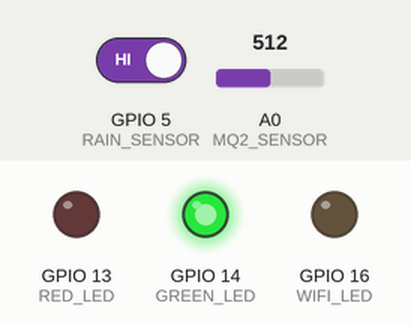
This sketch was run on a simulated ESP8266 (NodeMCU). Parts: output pins drawn as LEDs (lit = HIGH). The test bench sets the inputs (shaded band); at power-on: A0 (MQ2_SENSOR) = 512, GPIO 5 (RAIN_SENSOR) HIGH. WiFi joins after 1.5 s; servers stay silent unless stated.

Above: at 2.2 s.
2.3 s: A0 (MQ2_SENSOR) set to 530
At 4.6 s:
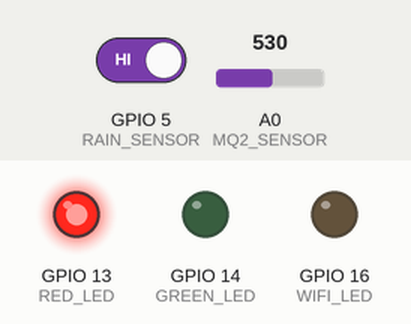
5.5 s: A0 (MQ2_SENSOR) set to 511
At 7.2 s:
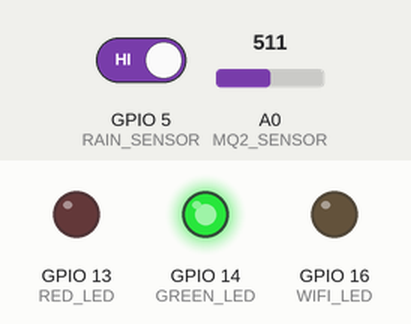
7.5 s: A0 (MQ2_SENSOR) set to 716
At 8.8 s:
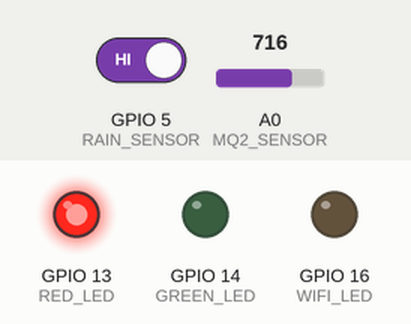
Timing chart, 0 to 10.5 s (numbered marks = the images above; inputs shaded):
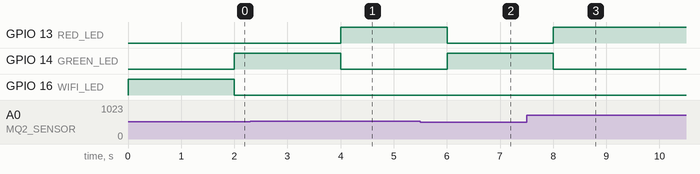

Measured:
- the behaviour switches between 517 and 518 on A0 (MQ2_SENSOR) (found by bisection; images 0 and 1)
- after the input at 2.3 s, GPIO 13 (RED_LED): LOW → HIGH after 1.7 s; GPIO 14 (GREEN_LED): HIGH → LOW after 1.7 s
- after the input at 5.5 s, GPIO 13 (RED_LED): HIGH → LOW after 0.50 s; GPIO 14 (GREEN_LED): LOW → HIGH after 0.50 s
- after the input at 7.5 s, GPIO 13 (RED_LED): LOW → HIGH after 0.50 s; GPIO 14 (GREEN_LED): HIGH → LOW after 0.50 s

The sketch:

Code_NodeMCU_Blynk_Gas_MQ2_Rain_Alert_01.ino
```cpp
#define BLYNK_TEMPLATE_ID "TMPL6oBpJFRbI"
#define BLYNK_TEMPLATE_NAME "IOT"
#define BLYNK_AUTH_TOKEN "dziC-KmqyKqODgMtqn-6Qr16fA0Uml_B"
// Your WiFi Credentials.
// Set password to "" for open networks.
char ssid[] = "Local Host";
char pass[] = "31098jcoc";

// define the GPIO connected with Sensors & LEDs
#define MQ2_SENSOR    A0 //A0
#define RAIN_SENSOR   5  //D1
#define GREEN_LED     14 //D5
#define RED_LED       13 //D7
#define WIFI_LED      16 //D0

//#define BLYNK_PRINT Serial
#include <ESP8266WiFi.h>
#include <BlynkSimpleEsp8266.h>

int MQ2_SENSOR_Value = 0;
int RAIN_SENSOR_Value = 0;
bool isconnected = false;
char auth[] = BLYNK_AUTH_TOKEN;

#define VPIN_BUTTON_1    V0
#define VPIN_BUTTON_2    V1

BlynkTimer timer;

void checkBlynkStatus() { // called every 2 seconds by SimpleTimer
  getSensorData();
  isconnected = Blynk.connected();
  if (isconnected == true) {
    digitalWrite(WIFI_LED, LOW);
    sendSensorData();
    //Serial.println("Blynk Connected");
  }
  else{
    digitalWrite(WIFI_LED, HIGH);
    Serial.println("Blynk Not Connected");
  }
}

void getSensorData()
{
  MQ2_SENSOR_Value = map(analogRead(MQ2_SENSOR), 0, 1024, 0, 100);
  RAIN_SENSOR_Value = digitalRead(RAIN_SENSOR);
  if (MQ2_SENSOR_Value > 50 ){
    digitalWrite(GREEN_LED, LOW);
    digitalWrite(RED_LED, HIGH);
  }
  else if (RAIN_SENSOR_Value == 0 ){
    digitalWrite(GREEN_LED, LOW);
    digitalWrite(RED_LED, HIGH);
  }
  else{
    digitalWrite(GREEN_LED, HIGH);
    digitalWrite(RED_LED, LOW);
  }
}

void sendSensorData()
{
  Blynk.virtualWrite(VPIN_BUTTON_1, MQ2_SENSOR_Value);
  if (MQ2_SENSOR_Value > 50 )
  {
    Blynk.logEvent("gas", "Gas Detected!");
  }
  else if (RAIN_SENSOR_Value == 0 )
  {
    Blynk.logEvent("rain", "Water Detected!");
    Blynk.virtualWrite(VPIN_BUTTON_2, "Water Detected!");
  }
  else if (RAIN_SENSOR_Value == 1 )
  {
    Blynk.virtualWrite(VPIN_BUTTON_2, "No Water Detected.");
  }
}

void setup()
{
  Serial.begin(9600);

  pinMode(MQ2_SENSOR, INPUT);
  pinMode(RAIN_SENSOR, INPUT);
  pinMode(GREEN_LED, OUTPUT);
  pinMode(RED_LED, OUTPUT);
  pinMode(WIFI_LED, OUTPUT);

  digitalWrite(GREEN_LED, LOW);
  digitalWrite(RED_LED, LOW);
  digitalWrite(WIFI_LED, HIGH);

  WiFi.begin(ssid, pass);
  timer.setInterval(2000L, checkBlynkStatus); // check if Blynk server is connected every 2 seconds
  Blynk.config(auth);
  delay(1000);
}

void loop()
{
  Blynk.run();
  timer.run();
}
```
